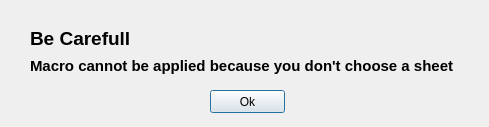
<?xml version="1.0" encoding="UTF-8"?>
<ui version="4.0">
 <class>no_action_dlg</class>
 <widget class="QDialog" name="no_action_dlg">
  <property name="geometry">
   <rect>
    <x>0</x>
    <y>0</y>
    <width>489</width>
    <height>127</height>
   </rect>
  </property>
  <property name="windowTitle">
   <string>No Action</string>
  </property>
  <widget class="QLabel" name="label">
   <property name="geometry">
    <rect>
     <x>30</x>
     <y>30</y>
     <width>451</width>
     <height>71</height>
    </rect>
   </property>
   <property name="font">
    <font>
     <pointsize>11</pointsize>
     <weight>75</weight>
     <bold>true</bold>
    </font>
   </property>
   <property name="text">
    <string>Macro cannot be applied because you don't choose a sheet</string>
   </property>
  </widget>
  <widget class="QLabel" name="label_2">
   <property name="geometry">
    <rect>
     <x>30</x>
     <y>30</y>
     <width>121</width>
     <height>16</height>
    </rect>
   </property>
   <property name="font">
    <font>
     <pointsize>14</pointsize>
     <weight>75</weight>
     <bold>true</bold>
    </font>
   </property>
   <property name="text">
    <string>Be Carefull</string>
   </property>
  </widget>
  <widget class="QPushButton" name="pushButton">
   <property name="geometry">
    <rect>
     <x>210</x>
     <y>90</y>
     <width>75</width>
     <height>23</height>
    </rect>
   </property>
   <property name="text">
    <string>Ok</string>
   </property>
  </widget>
 </widget>
 <resources/>
 <connections/>
</ui>
